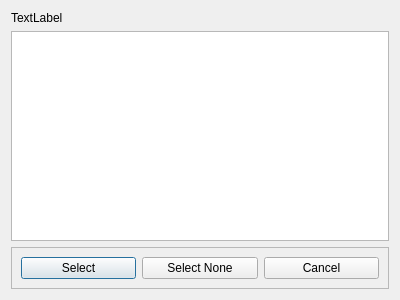
<?xml version="1.0" encoding="UTF-8"?>
<ui version="4.0">
 <class>SelectRemotePathDialog</class>
 <widget class="QDialog" name="SelectRemotePathDialog">
  <property name="geometry">
   <rect>
    <x>0</x>
    <y>0</y>
    <width>400</width>
    <height>300</height>
   </rect>
  </property>
  <property name="windowTitle">
   <string>Select Remote Path</string>
  </property>
  <layout class="QVBoxLayout" name="verticalLayout">
   <item>
    <widget class="QLabel" name="labelCurrentPath">
     <property name="text">
      <string>TextLabel</string>
     </property>
    </widget>
   </item>
   <item>
    <widget class="QListWidget" name="listWidget"/>
   </item>
   <item>
    <widget class="QFrame" name="frame">
     <property name="frameShape">
      <enum>QFrame::StyledPanel</enum>
     </property>
     <property name="frameShadow">
      <enum>QFrame::Raised</enum>
     </property>
     <layout class="QHBoxLayout" name="horizontalLayout">
      <item>
       <widget class="QPushButton" name="pbSelect">
        <property name="text">
         <string>Select</string>
        </property>
       </widget>
      </item>
      <item>
       <widget class="QPushButton" name="pbSelectNone">
        <property name="text">
         <string>Select None</string>
        </property>
       </widget>
      </item>
      <item>
       <widget class="QPushButton" name="pbCancel">
        <property name="text">
         <string>Cancel</string>
        </property>
       </widget>
      </item>
     </layout>
    </widget>
   </item>
  </layout>
 </widget>
 <resources/>
 <connections/>
</ui>
